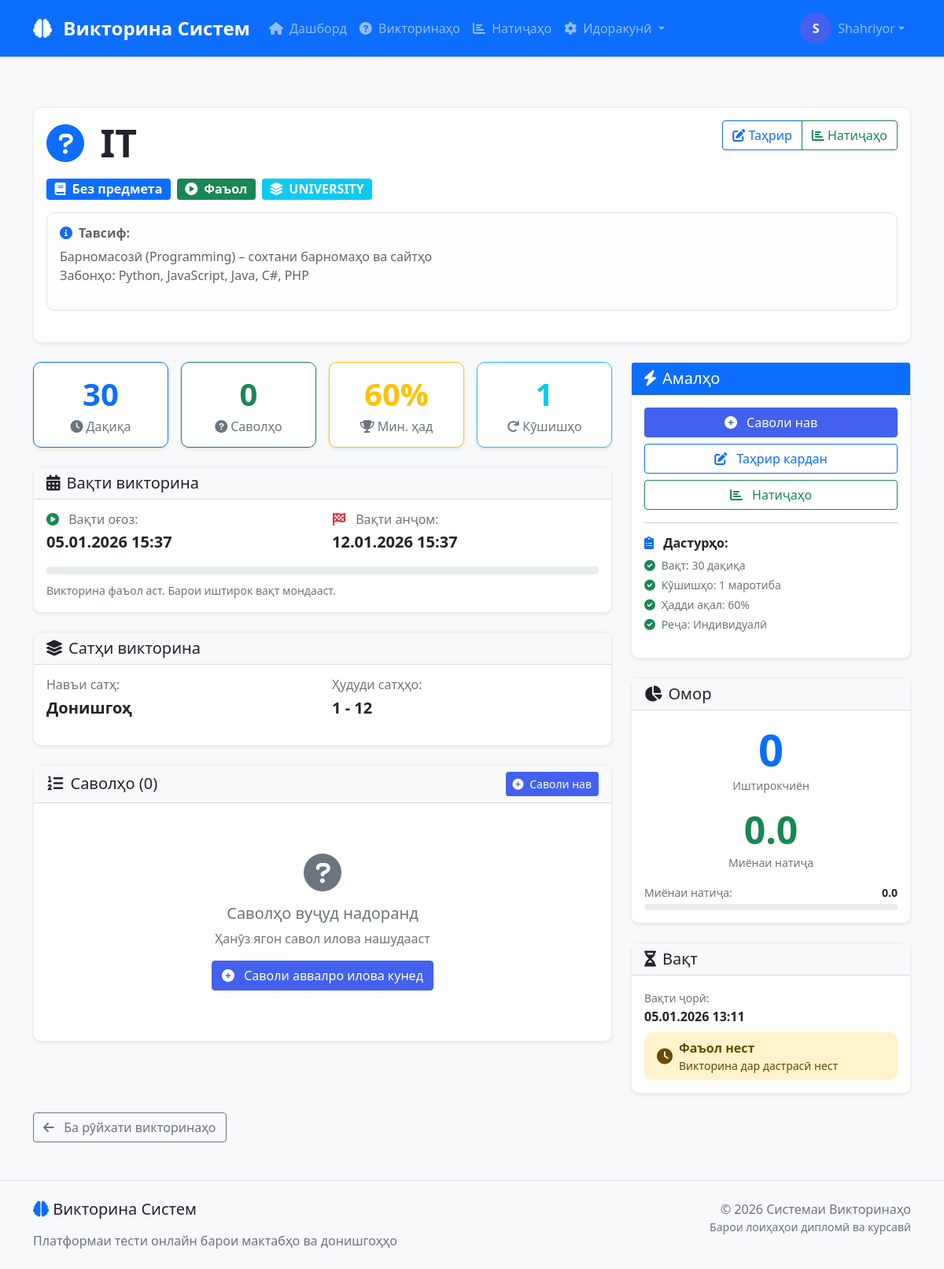
/quizzes/1/ (signed in), run on an earlier commit of the app's database.
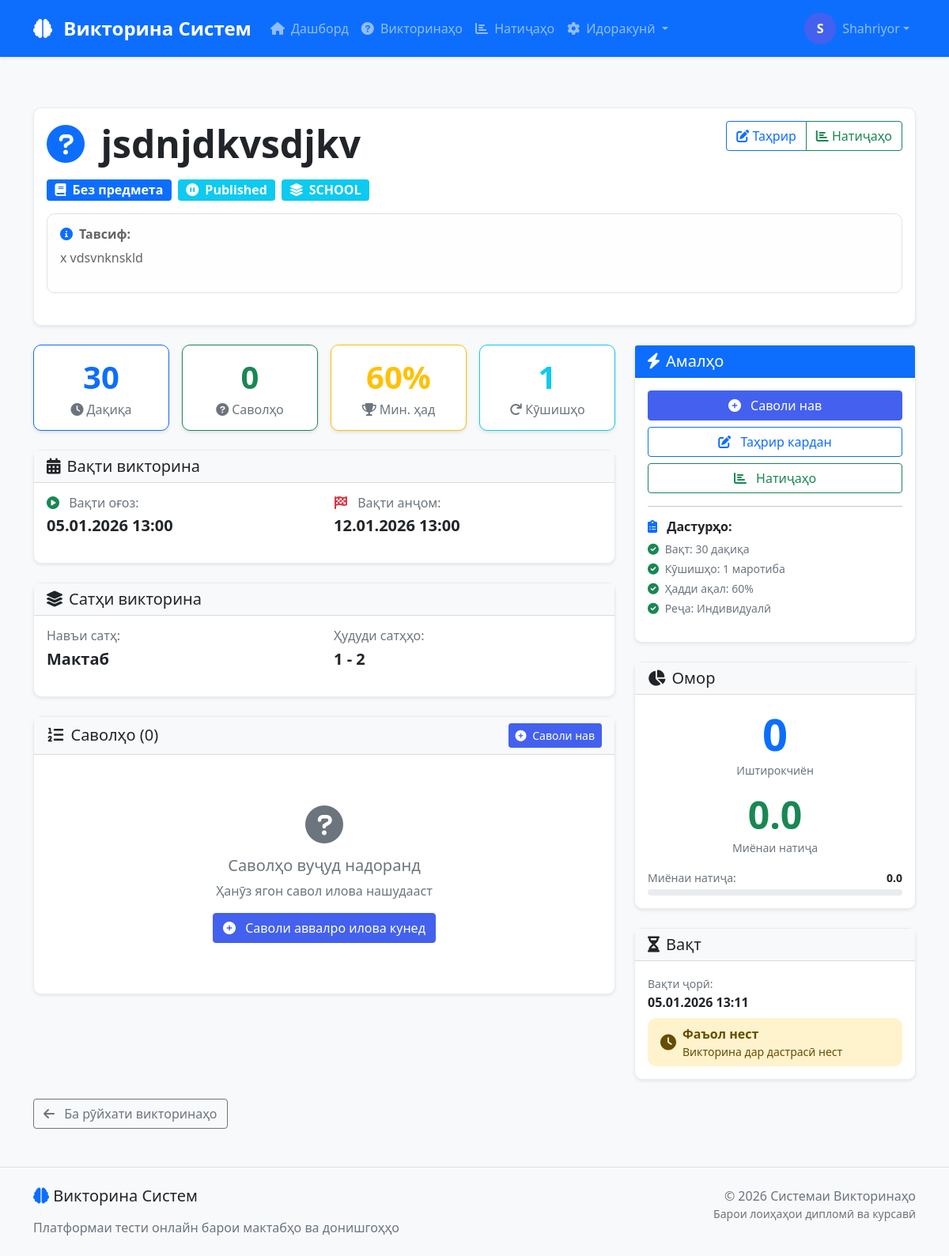
And on a later commit of the database.
### core/models.py (models this page shows, shortened)
class Quiz(models.Model):
    MODE_CHOICES = (
        ('individual', 'Индивидуалӣ'),
        ('group', 'Гурӯҳӣ'),
    )
    LEVEL_TYPE_CHOICES = (
        ('school', 'Мактаб'),
        ('university', 'Донишгоҳ'),
    )
    STATUS_CHOICES = (
        ('draft', 'Навишта'),
        ('published', 'Нашршуда'),
        ('active', 'Фаъол'),
        ('finished', 'Анҷомёфта'),
    )
    title = models.CharField(max_length=200, verbose_name="Сарлавҳа")
    description = models.TextField(blank=True, verbose_name="Тавсиф")
    subject = models.ForeignKey(
        Subject,
        on_delete=models.SET_NULL,  # Изменяем на SET_NULL
        related_name='quizzes',
        verbose_name="Фан",
        null=True,  # Добавляем null
        blank=True  # Добавляем blank
    )
    quiz_mode = models.CharField(max_length=20, choices=MODE_CHOICES, verbose_name="Реҷаи викторина")
    level_type = models.CharField(max_length=20, choices=LEVEL_TYPE_CHOICES, verbose_name="Навъи сатҳ")
    start_level = models.IntegerField(verbose_name="Сатҳи оғоз")
    end_level = models.IntegerField(verbose_name="Сатҳи анҷом")
    start_time = models.DateTimeField(verbose_name="Вақти оғоз")
    end_time = models.DateTimeField(verbose_name="Вақти анҷом")
    is_online = models.BooleanField(default=True, verbose_name="Онлайн")
    status = models.CharField(max_length=20, choices=STATUS_CHOICES, default='draft', verbose_name="Статус")
    time_limit = models.IntegerField(default=30, verbose_name="Мӯҳлати вақт (дақиқа)", help_text="Дақиқаҳо")
    max_attempts = models.IntegerField(default=1, verbose_name="Максимум кӯшишҳо", help_text="Максимум кӯшишҳо")
    pass_percentage = models.IntegerField(default=60, verbose_name="Фоиз барои гузарондан", help_text="Фоизи гузарондан")
    created_by = models.ForeignKey(User, on_delete=models.CASCADE, related_name='created_quizzes', verbose_name="Эҷодкунанда")
    created_at = models.DateTimeField(auto_now_add=True, verbose_name="Санаи эҷод")
    class Meta:
        verbose_name = 'Викторина'
        verbose_name_plural = 'Викторинаҳо'
        ordering = ['-created_at']
    def is_active(self):
        now = timezone.now()
        return self.status == 'active' and self.start_time <= now <= self.end_time

### core/views.py (the view, shortened to what this page needs)
# urls.py: path('quizzes/<int:pk>/', views.quiz_detail_view, name='quiz_detail'),
@login_required
def quiz_detail_view(request, pk):
    try:
        quiz = get_object_or_404(Quiz, pk=pk)
        questions = quiz.questions.all()
        can_access = True
        has_attempted = QuizSession.objects.filter(
            quiz=quiz,
            user=request.user,
            finished_at__isnull=False
        ).exists()
        attempts_remaining = quiz.max_attempts
        if request.user.is_authenticated:
            attempts_made = QuizSession.objects.filter(
                quiz=quiz,
                user=request.user,
                finished_at__isnull=False
            ).count()
            attempts_remaining = max(0, quiz.max_attempts - attempts_made)
        total_participants = QuizSession.objects.filter(
            quiz=quiz,
            finished_at__isnull=False
        ).count()
        avg_score = Result.objects.filter(quiz=quiz).aggregate(avg=Avg('score'))['avg'] or 0
        context = {
            'quiz': quiz,
            'questions': questions,
            'can_access': can_access,
            'has_attempted': has_attempted,
            'attempts_remaining': attempts_remaining,
            'is_active': quiz.is_active(),
            'total_participants': total_participants,
            'avg_score': avg_score,
        }
        return render(request, 'quizzes/detail.html', context)
    except Exception as e:
        messages.error(request, f'Хатогӣ дар намоиши викторина: {str(e)}')
        return redirect('quiz_list')

### template/quizzes/detail.html (shortened to what the changed rows need)
{% extends "base.html" %}
{% block content %}
<div class="container py-4">
    <div class="card shadow-sm mb-4">
        <div class="card-body">
            <div class="d-flex justify-content-between align-items-start">
                <div>
                    <h1 class="display-5 fw-bold mb-3">
                        <i class="fas fa-question-circle me-2 text-primary"></i>
                        {{ quiz.title }}
                    </h1>
                    <div class="d-flex flex-wrap gap-2 mb-3">
                        <span class="badge bg-primary fs-6">
                            <i class="fas fa-book me-1"></i>
                            {{ quiz.subject.name|default:"Без предмета" }}
                        </span>
                        <span class="badge bg-{% if quiz.status == 'active' %}success
                                            {% elif quiz.status == 'upcoming' %}warning
                                            {% elif quiz.status == 'completed' %}secondary
                                            {% else %}info{% endif %} fs-6">
                            {% if quiz.status == 'active' %}
                                <i class="fas fa-play-circle me-1"></i> Фаъол
                            {% elif quiz.status == 'upcoming' %}
                                <i class="fas fa-clock me-1"></i> Омадаистода
                            {% elif quiz.status == 'completed' %}
                                <i class="fas fa-check-circle me-1"></i> Анҷомёфта
                            {% else %}
                                <i class="fas fa-pause-circle me-1"></i> {{ quiz.status|title }}
                            {% endif %}
                        </span>
                        <span class="badge bg-info fs-6">
                            <i class="fas fa-layer-group me-1"></i>
                            {{ quiz.level_type|upper }}
                        </span>
                    </div>
                </div>
            </div>
            {% if quiz.description %}
            <div class="alert alert-light border mb-4">
                <h6 class="fw-bold mb-2">
                    <i class="fas fa-info-circle me-2 text-primary"></i>Тавсиф:
                </h6>
                <p class="mb-0">{{ quiz.description|linebreaks }}</p>
            </div>
            {% endif %}
        </div>
    </div>
    <div class="row">
        <div class="col-lg-8 mb-4">
            <div class="row g-3 mb-4">
                <div class="col-md-3">
                    <div class="card border-primary text-center h-100">
                        <div class="card-body">
                            <div class="display-6 fw-bold text-primary mb-2">{{ quiz.time_limit }}</div>
                            <h6 class="text-muted mb-0">
                                <i class="fas fa-clock me-1"></i>Дақиқа
                            </h6>
                        </div>
                    </div>
                </div>
                <div class="col-md-3">
                    <div class="card border-success text-center h-100">
                        <div class="card-body">
                            <div class="display-6 fw-bold text-success mb-2">{{ questions.count }}</div>
                            <h6 class="text-muted mb-0">
                                <i class="fas fa-question-circle me-1"></i>Саволҳо
                            </h6>
                        </div>
                    </div>
                </div>
                <div class="col-md-3">
                    <div class="card border-warning text-center h-100">
                        <div class="card-body">
                            <div class="display-6 fw-bold text-warning mb-2">{{ quiz.pass_percentage }}%</div>
                            <h6 class="text-muted mb-0">
                                <i class="fas fa-trophy me-1"></i>Мин. ҳад
                            </h6>
                        </div>
                    </div>
                </div>
                <div class="col-md-3">
                    <div class="card border-info text-center h-100">
                        <div class="card-body">
                            <div class="display-6 fw-bold text-info mb-2">{{ quiz.max_attempts }}</div>
                            <h6 class="text-muted mb-0">
                                <i class="fas fa-redo me-1"></i>Кӯшишҳо
                            </h6>
                        </div>
                    </div>
                </div>
            </div>
            <div class="card shadow-sm mb-4">
                <div class="card-body">
                    <div class="row">
                        <div class="col-md-6">
                            <div class="mb-3">
                                <h6 class="text-muted mb-1">
                                    <i class="fas fa-play-circle me-2 text-success"></i>
                                    Вақти оғоз:
                                </h6>
                                <p class="fs-5 fw-bold">{{ quiz.start_time|date:"d.m.Y H:i" }}</p>
                            </div>
                        </div>
                        <div class="col-md-6">
                            <div class="mb-3">
                                <h6 class="text-muted mb-1">
                                    <i class="fas fa-flag-checkered me-2 text-danger"></i>
                                    Вақти анҷом:
                                </h6>
                                <p class="fs-5 fw-bold">{{ quiz.end_time|date:"d.m.Y H:i" }}</p>
                            </div>
                        </div>
                    </div>
                    {% if quiz.status == 'active' %}
                    <div class="progress mb-2" style="height: 10px;">
                        {% now "U" as current_time %}
                    </div>
                    <small class="text-muted">
                        Викторина фаъол аст. Барои иштирок вақт мондааст.
                    </small>
                    {% endif %}
                </div>
            </div>
            <div class="card shadow-sm mb-4">
                <div class="card-body">
                    <div class="row">
                        <div class="col-md-6">
                            <h6 class="text-muted mb-1">Навъи сатҳ:</h6>
                            <p class="fs-5 fw-bold">{{ quiz.get_level_type_display }}</p>
                        </div>
                        <div class="col-md-6">
                            <h6 class="text-muted mb-1">Ҳудуди сатҳҳо:</h6>
                            <p class="fs-5 fw-bold">{{ quiz.start_level }} - {{ quiz.end_level }}</p>
                        </div>
                    </div>
                </div>
            </div>
        </div>
        <div class="col-lg-4">
            <div class="card shadow-sm sticky-top" style="top: 20px;">
                <div class="card-body">
                    <div class="mb-3">
                        <ul class="list-unstyled small text-muted">
                            <li class="mb-1">
                                <i class="fas fa-check-circle me-1 text-success"></i>
                                Вақт: {{ quiz.time_limit }} дақиқа
                            </li>
                            <li class="mb-1">
                                <i class="fas fa-check-circle me-1 text-success"></i>
                                Кӯшишҳо: {{ quiz.max_attempts }} маротиба
                            </li>
                            <li class="mb-1">
                                <i class="fas fa-check-circle me-1 text-success"></i>
                                Ҳадди ақал: {{ quiz.pass_percentage }}%
                            </li>
                            {% if quiz.quiz_mode %}
                            <li class="mb-1">
                                <i class="fas fa-check-circle me-1 text-success"></i>
                                Реҷа: {{ quiz.get_quiz_mode_display }}
                            </li>
                            {% endif %}
                        </ul>
                    </div>
                </div>
            </div>
                    {% now "d.m.Y H:i" as current_time %}
        </div>
    </div>
</div>
{% endblock %}

What changed in the data, as far as the page shows it:
changed Quiz "Без предмета": title "IT" → "jsdnjdkvsdjkv"; status (not shown) → "Published"; level_type "UNIVERSITY" → "SCHOOL"; description "Барномасозӣ (Programming) – сохтани барномаҳо ва сайтҳо Забонҳо: Python, JavaScript, Java, C#, PHP" → "x vdsvnknskld"; start_time "05.01.2026 15:37" → "05.01.2026 13:00"; end_time "12.01.2026 15:37" → "12.01.2026 13:00"; level_type "Донишгоҳ" → "Мактаб"; end_level "12" → "2"
Also different on the page:
text no longer shown: "Фаъол Викторина фаъол аст. Барои иштирок вақт мондааст."
